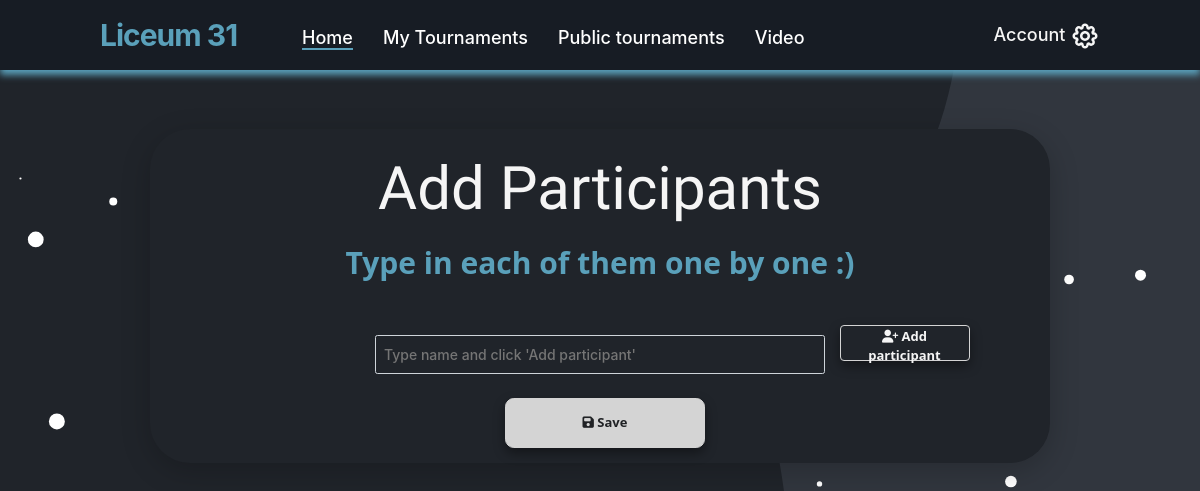
Page /new-players (signed in) on the earlier database version.
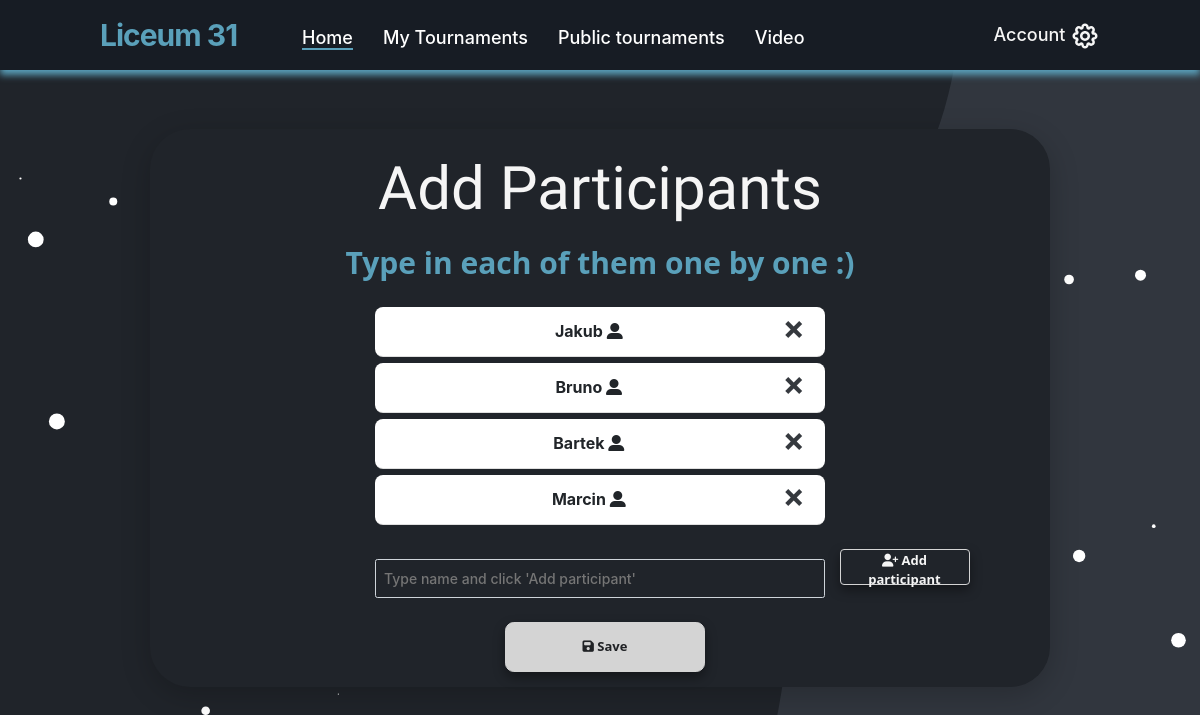
Same page on the later database version.
### website/models.py (models this page shows)
class Opponent(db.Model):
    id = db.Column(db.Integer,primary_key=True)
    tournament_id = db.Column(db.Integer,db.ForeignKey('tournament.id'))
    email = db.Column(db.String(150))
    standing = db.relationship('Standing')
    name = db.Column(db.String(100000))

### website/views.py (the view, shortened to what this page needs)
@views.route('/new-players', methods=['GET', 'POST'])
@login_required
def get_players_manually():
    tournamentDTO = TournamentController()
    tournamentDTO.Load(current_user.current_tournament_id)
    partizipantsNumberLimit = 100
    return render_template("new_players.html", user=current_user, tournament=tournamentDTO.tournament)

### website/Classes.py (called while the page is built)
    def Load(self, id):
        self.tournament = Tournament.query.get(id)

### website/__init__.py (called while the page is built)
def create_app():
    app = Flask(__name__)
    app.config['SECRET_KEY'] = 'kjabwdlajbal'
    app.config['SQLALCHEMY_DATABASE_URI'] = f'sqlite:///{DB_NAME}'
    app.config['SQLALCHEMY_TRACK_MODIFICATIONS'] = False
    db.init_app(app)  # inicjowanie bazy danych dla aplikacji
    from .views import views
    from .auth import auth
    app.register_blueprint(views, url_prefix='/')
    app.register_blueprint(auth, url_prefix='/')
    from .models import User
    create_datebase(app)
    login_manager = LoginManager()
    login_manager.login_view = 'auth.login'
    login_manager.init_app(app)
    @login_manager.user_loader
    def load_user(id):
        return User.query.get(int(id))
    return app

### website/templates/new_players.html
{% extends "base.html" %} {% block title %}Schedule Generator{% endblock %} {% block content %}
<section class="newplayers_box_container container_newplayer">
    <br />
    <h3 align="center">Add Participants</h3>
    <h4 class="h4_main" align="center">Type in each of them one by one :)</h4>
    <ol class="list-group list-group-flush" id="notes">
        {% for opponent in tournament.opponents %}
        <li align="center" class="list-group-item">
            {{opponent.name}}
            <i class="fas fa-user-alt"></i>
            <button type="button" class="close" onClick="deletePlayer({{opponent.id}})">
        <span aria-hidden="true">&times;</span>
      </button>
        </li>
        {% endfor %}
    </ol>
    <br />
    <form method="POST">
        <div align="left">
            <input style="display: inline-block" name="player" class="form_control" placeholder="Type name and click 'Add participant'" type="text" />
            <button id="btn" type="submit" class="btn-add">
        <i class="fas fa-user-plus"></i>
        Add participant
      </button>
        </div>
        <br />
        <div align="center">
            <a href="/schedule">
                <button id="btn" type="button" onclick="return clicked();" class="btn-danger_nav_generator_home">
          <i class="fas fa-save"></i>
          Save
        </button>
            </a>
    </form>
    </div>
</section>
{% endblock %}

Differences in the rows shown:
added Opponent: name "Jakub"
added Opponent: name "Bruno"
added Opponent: name "Bartek"
added Opponent: name "Marcin"
